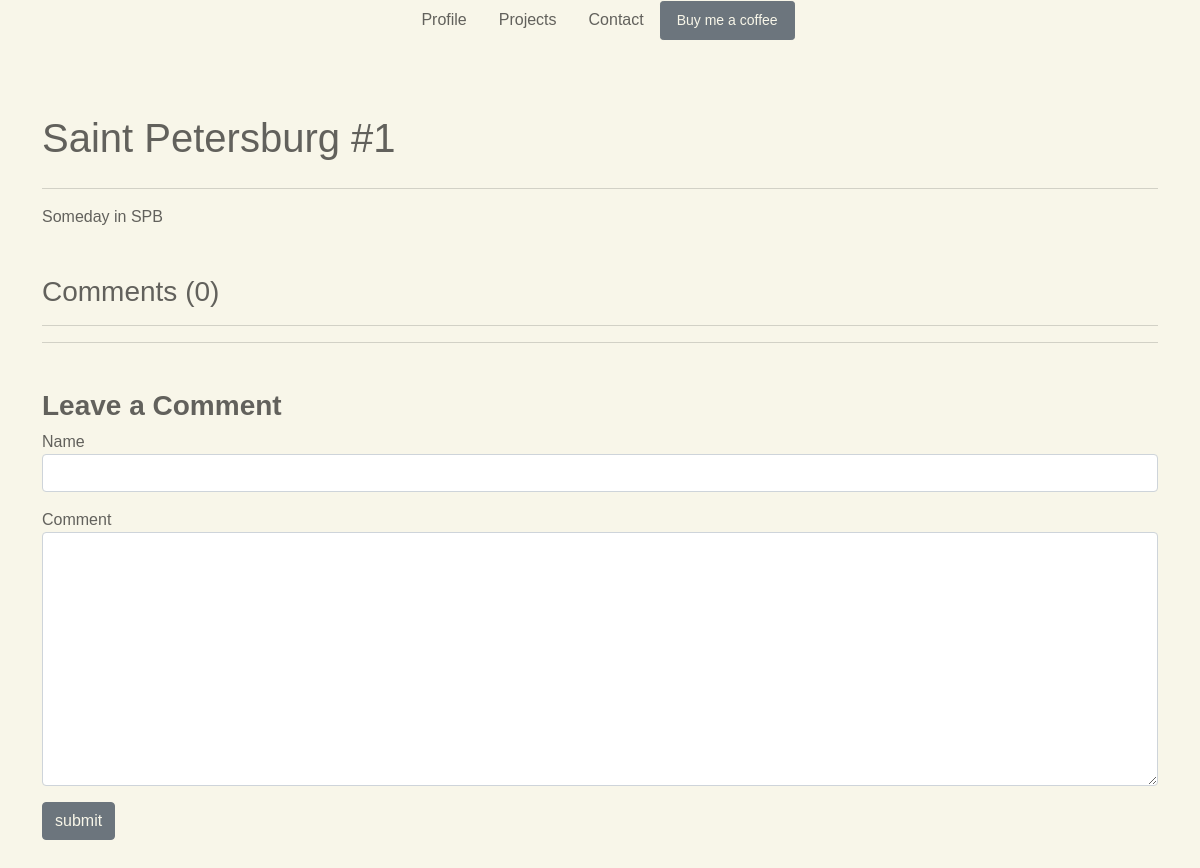
Before: /project/a70cdc4bc4df407eb2ed1d105388e9ab/ with the older database file.
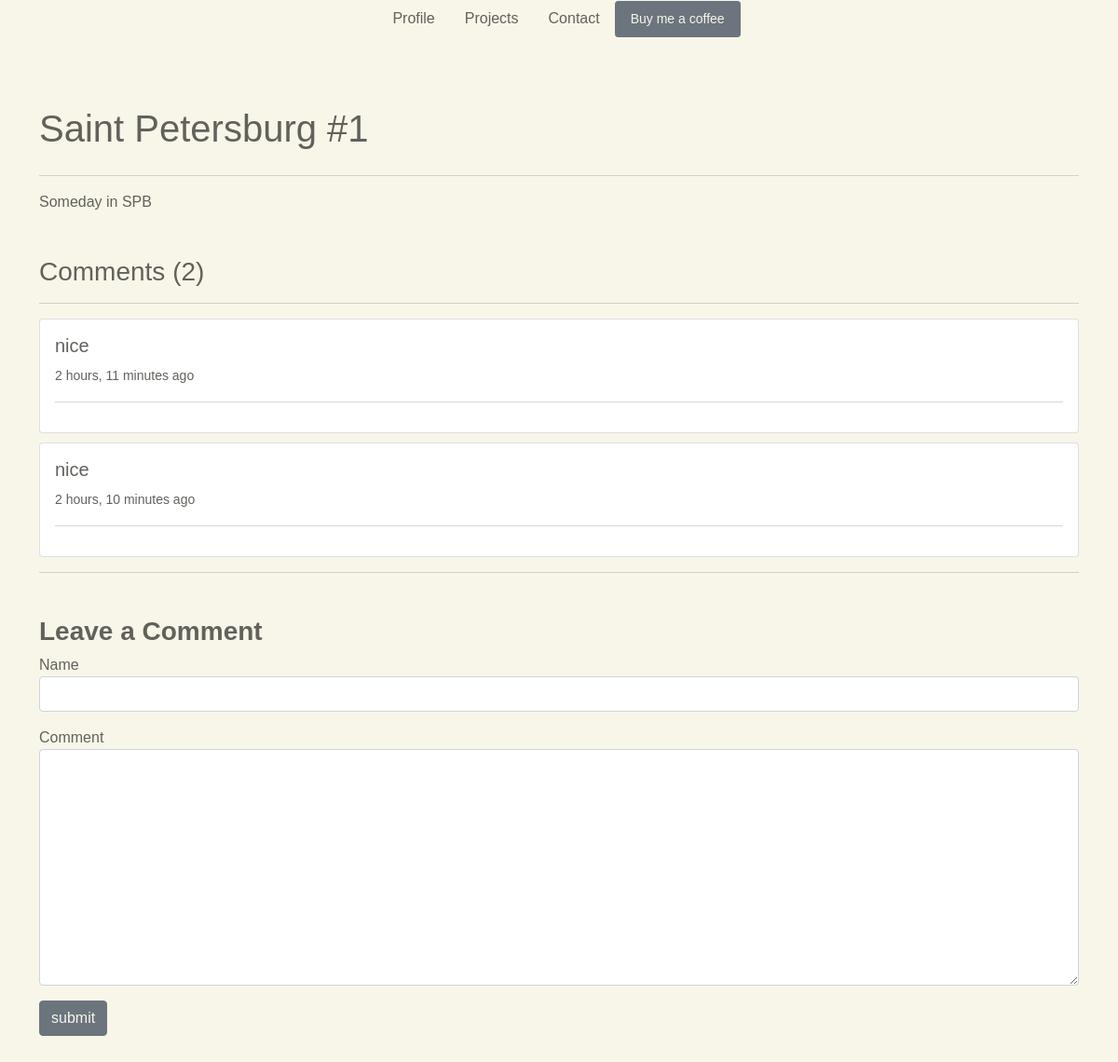
After: the same page with the newer database file.
### matthewsportfolio/models.py (models this page shows, shortened)
class Project(models.Model):
    id = models.UUIDField(default=uuid.uuid4, unique=True, primary_key=True, editable=False)
    field = models.ForeignKey(Field, on_delete=models.PROTECT, null=True)
    title = models.CharField(max_length=255)
    thumbnail = models.ImageField(null=True)
    description = RichTextUploadingField()
    slug = models.SlugField(null=True, blank=True)
    created = models.DateTimeField(auto_now_add=True)

class Comment(models.Model):
    project = models.ForeignKey(Project, on_delete=models.CASCADE)
    name = models.CharField(max_length=255)
    comment = models.TextField()
    created = models.DateTimeField(auto_now_add=True)

### matthewsportfolio/views.py (the view, shortened to what this page needs)
# urls.py: path('project/<str:pk>/', views.ProjectPage, name="project"),
def ProjectPage(request, pk):
    project = Project.objects.get(id=pk)
    count = project.comment_set.count()
    comments = project.comment_set.all().order_by('created')
    form = CommentForm()
    context = {'project': project, 'count': count, 'comments': comments, 'form': form}
    return render(request, 'base/project.html', context)

### matthewsportfolio/forms.py
class CommentForm(ModelForm):
    class Meta:
        model = Comment
        fields = '__all__'
        exclude = ['project', 'created']
    def __init__(self, *args, **kwargs):
        super(CommentForm, self).__init__(*args, **kwargs)
        self.fields['name'].widget.attrs.update(
            {'class': 'form-control'})
        self.fields['comment'].widget.attrs.update(
            {'class': 'form-control'})

### matthewsportfolio/templates/base/project.html (shortened to what this page needs)
{% extends 'base/main.html' %}
{% load static %}
{% block content %}
<section id="project" class="pd-top-30 pd-bot-30">
    <div class="container">
        <div class="project-image-container">
        </div>
        <h1 class="pd-top-bot-10">{{ project.title }}</h1>
        <hr>
        <p>{{ project.description|safe }}</p>
        <div class="project-comments-container pd-top-30">
            <h3>Comments ({{ count }})</h3>
            <hr>
            {% for comment in comments %}
            <div class="card mg-top-10">
                <div class="card-body">
                    <h5>{{ comment.name }}</h5>
                    <small>{{ comment.created | timesince }} ago</small>
                    <hr>
                </div>
            </div>
            {% endfor %}
            <hr>
            <h3 class="font-bold pd-top-30">Leave a Comment</h3>
            <form method="POST">
                {% for field in form %}
                <div class="mb-3">
                    <label for="exampleInputPassword1" class="form-laber">{{ field.label }}</label>
                    {{ field }}
                </div>
                {% endfor %}
                <input class="btn btn-secondary" type="submit" value="submit">
            </form>
        </div>
    </div>
</section>
{% endblock content %}

### matthewsportfolio/templates/base/main.html (shortened to what this page needs)
<!DOCTYPE html>
{% load static %}
<html>
<head>
    <link rel='stylesheet' type='text/css' media='screen' href="{% static 'styles/main.css' %}">
    <link rel='stylesheet' type='text/css' media='screen' href="{% static 'styles/navbar.css' %}">
    <link rel='stylesheet' type='text/css' media='screen' href="{% static 'styles/project.css' %}">
    <link rel='stylesheet' type='text/css' media='screen' href="{% static 'styles/donation.css' %}">
    <link href="https://cdn.jsdelivr.net/npm/bootstrap@5.1.3/dist/css/bootstrap.min.css" rel="stylesheet">
</head>
<body>
    {% include 'base/navbar.html' %}
    {% block content %}
    {% endblock content %}
</body>
</html>

### matthewsportfolio/templates/base/navbar.html (shortened to what this page needs)
<section id="navigation_bar">
    <div class="container">
        <div class="navbar-wrapper d-flex justify-content-center">
            <a href="{% url 'home' %}" class="nav-link">Profile</a>
            <a href="{% url 'home' %}" class="nav-link">Projects</a>
            <a href="#" class="nav-link">Contact</a>
            <a href="{% url 'donation' %}" class="btn btn-sm btn-secondary nav-link">Buy me a coffee</a>
        </div>
    </div>
</section>

### static/styles/main.css (style rules this page uses)
body { font-family: 'Menlo', sans-serif !important; color: #62615c !important; background-color: #f8f6e9 !important; }
h1, h2, h3, h4, h5, p, a { color: #62615c !important; }
.btn-secondary { color: #f8f6e9 !important; }
.font-bold { font-weight: bold; }
.pd-top-30 { padding-top: 30px; }
.pd-bot-30 { padding-bottom: 30px; }
.mg-top-10 { margin-top: 10px; }

### static/styles/navbar.css (style rules this page uses)
#navigation_bar { height: 50px; }
#navigation_bar .navbar-wrapper { align-items: center; }

### static/styles/project.css (style rules this page uses)
.pd-top-bot-10 { padding: 10px 0; }
#project .project-image-container { text-align: center; }

Changed rows visible on the page:
added Comment: name "nice", created "2 hours, 11 minutes"
added Comment: name "nice", created "2 hours, 10 minutes"
Other visible differences:
{{ count }}: "0" → "2"
